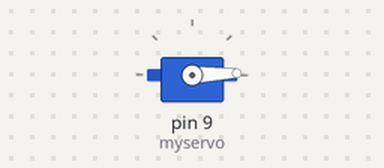
The sketch below on a simulated Arduino Uno, built with avr-gcc and run on an emulated ATmega328P. On the bench: servo.

Above: at 0.05 s.
At 1.8 s:
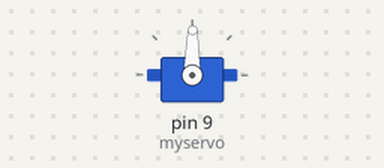
At 3.55 s:
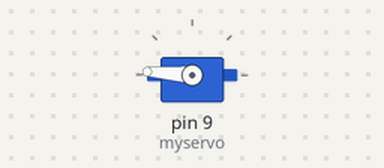
At 7.1 s:
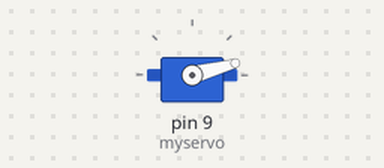
Timing chart, 0 to 9.8 s (numbered marks = the images above):
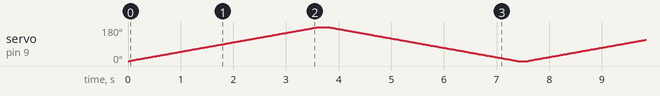

The sketch:

servo_test.ino
```cpp
#include <Servo.h>

Servo myservo;
int pos = 0;

void setup() {
  myservo.attach(9);
}

void loop() {
  // From 0 to 90 degrees
  for (pos = 0; pos <= 180; pos += 1) {
    myservo.write(pos);
    delay(20);
  }
  delay(150);

  // From 90 to 0 degrees
  for (pos = 180; pos >= 0; pos -= 1) {
    myservo.write(pos);
    delay(20);
  }
  delay(150);
}
```
